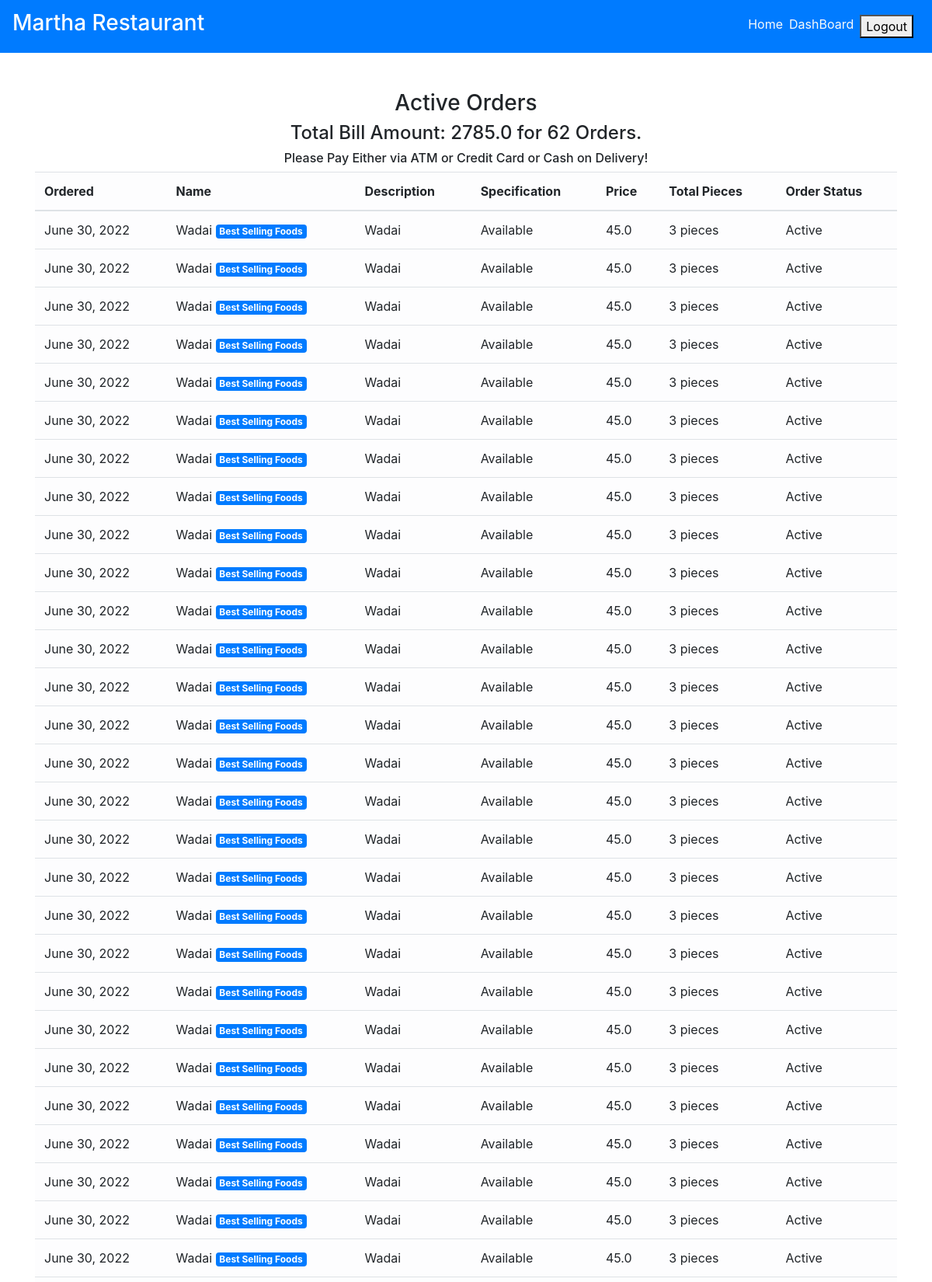
The page /order_details/ (signed in, upper part) on the database its author committed.
### main/models.py (models this page shows, shortened)
class CartItems(models.Model):
    ORDER_STATUS = (
        ('Active', 'Active'),
        ('Delivered', 'Delivered')
    )
    user = models.ForeignKey(User, on_delete=models.CASCADE)
    item = models.ForeignKey(Item, on_delete=models.CASCADE)
    ordered = models.BooleanField(default=False)
    quantity = models.IntegerField(default=1)
    ordered_date = models.DateField(default=timezone.now)
    status = models.CharField(max_length=20, choices=ORDER_STATUS, default='Active')
    delivery_date = models.DateField(default=timezone.now)
    class Meta:
        verbose_name = 'Cart Item'
        verbose_name_plural = 'Cart Items'

class Item(models.Model):
    LABELS = (
        ('Best Selling Foods', 'Best Selling Foods'),
        ('New Food', 'New Food'),
        ('Spicy Foods🔥', 'Spicy Foods🔥'),
    )
    LABEL_COLOUR = (
        ('danger', 'danger'),
        ('success', 'success'),
        ('primary', 'primary'),
        ('info', 'info'),
        ('warning', 'warning'),
    )
    title = models.CharField(max_length=150)
    description = models.CharField(max_length=250,blank=True)
    price = models.FloatField()
    pieces = models.IntegerField(default=6)
    instructions = models.CharField(max_length=250,default="Available")
    image = models.ImageField(default='default.png', upload_to='images/')
    labels = models.CharField(max_length=25, choices=LABELS, blank=True)
    label_colour = models.CharField(max_length=15, choices=LABEL_COLOUR, blank=True)
    slug = models.SlugField(default="foods")
    created_by = models.ForeignKey(User, on_delete=models.CASCADE)

### main/views.py (the view)
# urls.py: path('order_details/', views.order_details, name='order_details'),
@login_required
def order_details(request):
    items = CartItems.objects.filter(user=request.user, ordered=True,status="Active").order_by('-ordered_date')
    cart_items = CartItems.objects.filter(user=request.user, ordered=True,status="Delivered").order_by('-ordered_date')
    bill = items.aggregate(Sum('item__price'))
    number = items.aggregate(Sum('quantity'))
    pieces = items.aggregate(Sum('item__pieces'))
    total = bill.get("item__price__sum")
    count = number.get("quantity__sum")
    total_pieces = pieces.get("item__pieces__sum")
    context = {
        'items':items,
        'cart_items':cart_items,
        'total': total,
        'count': count,
        'total_pieces': total_pieces
    }
    return render(request, 'main/order_details.html', context)

### main/templatetags/get_group.py (called while the page is built)
@register.filter(name='has_group')
def has_group(user, group_name):
    return user.groups.filter(name=group_name).exists()

### main/templates/main/order_details.html (shortened to what this page needs)
{% extends "main/layout.html" %}
{% block content %}
<div class="cart">
    <div class="container">
        <div class="row">
            <div class="col-sm-12 mt-5">
                <h3 class="text-center">Active Orders</h3>
                {% if items %}
                <h4 class="text-center">Total Bill Amount: {{total}} for {{ count }} Orders.</h4>
                <h6 class="text-center">Please Pay Either via ATM or Credit Card or Cash on Delivery!</h6>
                <div class="table-responsive">
                    <table class="table table-light">
                        <thead>
                        <tr>
                            <th scope="col">Ordered</th>
                            <th scope="col">Name</th>
                            <th scope="col">Description</th>
                            <th scope="col">Specification</th>
                            <th scope="col">Price</th>
                            <th scope="col">Total Pieces</th>
                            <th scope="col">Order Status</th>
                        </tr>
                        </thead>
                        <tbody>
                            {% for item_active in items %}
                        <tr>
                            <td>{{ item_active.ordered_date }}</td>
                            <td>{{ item_active.item.title }} <span class="badge badge-{{ item_active.item.label_colour }}">{{ item_active.item.labels }}</span></td>
                            <td>{{ item_active.item.description }}</td>
                            <td>{{ item_active.item.instructions }}</td>
                            <td>{{ item_active.item.price }}</td>
                            <td>{{ item_active.item.pieces }} pieces</td>
                            <td>{{ item_active.status }}</td>
                        </tr>
                            {% endfor %}
                        </tbody>
                    </table>
                </div>
                {% else %}
                <h4 class="text-center">Sorry, you have not ordered any item yet!!!</h4>
                {% endif %}
            </div>
        </div>
    </div>
</div>
{% endblock content %}

### rows shown on the page
CartItems: ordered_date "June 30, 2022", item "Wadai", item.labels "Best Selling Foods", item.description "Wadai", item.instructions "Available", item.price "45.0", item.pieces "3", status "Active"
CartItems: ordered_date "June 30, 2022", item "Wadai", item.labels "Best Selling Foods", item.description "Wadai", item.instructions "Available", item.price "45.0", item.pieces "3", status "Active"
CartItems: ordered_date "June 30, 2022", item "Wadai", item.labels "Best Selling Foods", item.description "Wadai", item.instructions "Available", item.price "45.0", item.pieces "3", status "Active"
CartItems: ordered_date "June 30, 2022", item "Wadai", item.labels "Best Selling Foods", item.description "Wadai", item.instructions "Available", item.price "45.0", item.pieces "3", status "Active"
CartItems: ordered_date "June 30, 2022", item "Wadai", item.labels "Best Selling Foods", item.description "Wadai", item.instructions "Available", item.price "45.0", item.pieces "3", status "Active"
CartItems: ordered_date "June 30, 2022", item "Wadai", item.labels "Best Selling Foods", item.description "Wadai", item.instructions "Available", item.price "45.0", item.pieces "3", status "Active"
CartItems: ordered_date "June 30, 2022", item "Wadai", item.labels "Best Selling Foods", item.description "Wadai", item.instructions "Available", item.price "45.0", item.pieces "3", status "Active"
CartItems: ordered_date "June 30, 2022", item "Wadai", item.labels "Best Selling Foods", item.description "Wadai", item.instructions "Available", item.price "45.0", item.pieces "3", status "Active"
CartItems: ordered_date "June 30, 2022", item "Wadai", item.labels "Best Selling Foods", item.description "Wadai", item.instructions "Available", item.price "45.0", item.pieces "3", status "Active"
CartItems: ordered_date "June 30, 2022", item "Wadai", item.labels "Best Selling Foods", item.description "Wadai", item.instructions "Available", item.price "45.0", item.pieces "3", status "Active"
CartItems: ordered_date "June 30, 2022", item "Wadai", item.labels "Best Selling Foods", item.description "Wadai", item.instructions "Available", item.price "45.0", item.pieces "3", status "Active"
CartItems: ordered_date "June 30, 2022", item "Wadai", item.labels "Best Selling Foods", item.description "Wadai", item.instructions "Available", item.price "45.0", item.pieces "3", status "Active"
CartItems: ordered_date "June 30, 2022", item "Wadai", item.labels "Best Selling Foods", item.description "Wadai", item.instructions "Available", item.price "45.0", item.pieces "3", status "Active"
CartItems: ordered_date "June 30, 2022", item "Wadai", item.labels "Best Selling Foods", item.description "Wadai", item.instructions "Available", item.price "45.0", item.pieces "3", status "Active"
CartItems: ordered_date "June 30, 2022", item "Wadai", item.labels "Best Selling Foods", item.description "Wadai", item.instructions "Available", item.price "45.0", item.pieces "3", status "Active"
CartItems: ordered_date "June 30, 2022", item "Wadai", item.labels "Best Selling Foods", item.description "Wadai", item.instructions "Available", item.price "45.0", item.pieces "3", status "Active"
CartItems: ordered_date "June 30, 2022", item "Wadai", item.labels "Best Selling Foods", item.description "Wadai", item.instructions "Available", item.price "45.0", item.pieces "3", status "Active"
CartItems: ordered_date "June 30, 2022", item "Wadai", item.labels "Best Selling Foods", item.description "Wadai", item.instructions "Available", item.price "45.0", item.pieces "3", status "Active"
CartItems: ordered_date "June 30, 2022", item "Wadai", item.labels "Best Selling Foods", item.description "Wadai", item.instructions "Available", item.price "45.0", item.pieces "3", status "Active"
CartItems: ordered_date "June 30, 2022", item "Wadai", item.labels "Best Selling Foods", item.description "Wadai", item.instructions "Available", item.price "45.0", item.pieces "3", status "Active"
CartItems: ordered_date "June 30, 2022", item "Wadai", item.labels "Best Selling Foods", item.description "Wadai", item.instructions "Available", item.price "45.0", item.pieces "3", status "Active"
CartItems: ordered_date "June 30, 2022", item "Wadai", item.labels "Best Selling Foods", item.description "Wadai", item.instructions "Available", item.price "45.0", item.pieces "3", status "Active"
CartItems: ordered_date "June 30, 2022", item "Wadai", item.labels "Best Selling Foods", item.description "Wadai", item.instructions "Available", item.price "45.0", item.pieces "3", status "Active"
CartItems: ordered_date "June 30, 2022", item "Wadai", item.labels "Best Selling Foods", item.description "Wadai", item.instructions "Available", item.price "45.0", item.pieces "3", status "Active"
CartItems: ordered_date "June 30, 2022", item "Wadai", item.labels "Best Selling Foods", item.description "Wadai", item.instructions "Available", item.price "45.0", item.pieces "3", status "Active"
CartItems: ordered_date "June 30, 2022", item "Wadai", item.labels "Best Selling Foods", item.description "Wadai", item.instructions "Available", item.price "45.0", item.pieces "3", status "Active"
CartItems: ordered_date "June 30, 2022", item "Wadai", item.labels "Best Selling Foods", item.description "Wadai", item.instructions "Available", item.price "45.0", item.pieces "3", status "Active"
CartItems: ordered_date "June 30, 2022", item "Wadai", item.labels "Best Selling Foods", item.description "Wadai", item.instructions "Available", item.price "45.0", item.pieces "3", status "Active"

### other values the page prints
{{ total }} "2785.0"
{{ count }} "62"
